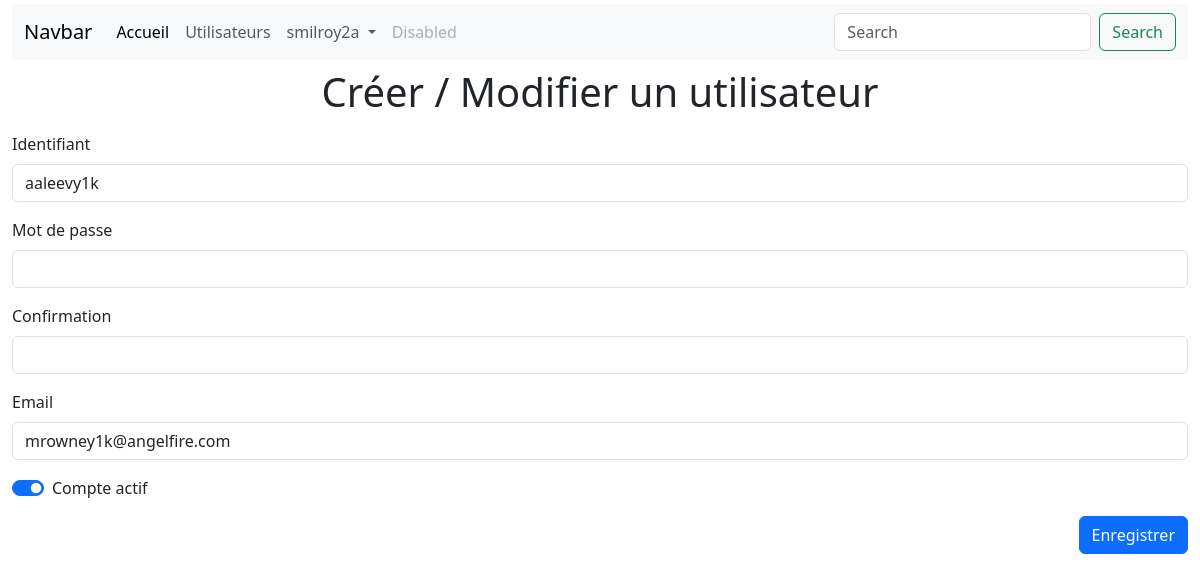
Screenshot of /index.php?component=user&id=57 (signed in) with the database file from the repository.
### tables this page shows
CREATE TABLE `users` (
  `id` int(11) NOT NULL,
  `username` text NOT NULL,
  `password` text NOT NULL,
  `email` text NOT NULL,
  `enabled` tinyint(1) NOT NULL
);

### controller/user.php (called while the page is built, shortened)
<?php
require "model/user.php";
    $action = 'create';
    if (!empty($_GET['id'])) {
        $action = 'edit';
       $user = getUser($_GET['id']);
    }
require "view/user.php";

### model/user.php (called while the page is built, shortened)
<?php
function getUser(int $id): array | string
{
    try {
        $pdo = new PDO("mysql:host=localhost;dbname=coda_school;charset=utf8", 'root', '0000');
        $pdo->setAttribute(PDO::ATTR_ERRMODE, PDO::ERRMODE_EXCEPTION);
    } catch (PDOException $e) {
        die("Erreur de connexion : " . $e->getMessage());
    }
    $pdo->setAttribute(PDO::ATTR_ERRMODE, PDO::ERRMODE_EXCEPTION);
    $query="SELECT *  FROM users WHERE id = :id";
    $prep = $pdo->prepare($query);
    $prep->bindValue(':id', $id, PDO::PARAM_INT);
    try
    {
        $prep->execute();
    }
    catch (PDOException $e)
    {
        return " erreur : ".$e->getCode() .' :</b> '. $e->getMessage();
    }
    $res = $prep->fetch();
    return $res;
}

### view/user.php (the view, shortened to what this page needs)
<div class="row">
    <div class="col">
        <div class="h1 pt-2 pb-2 text-center">Créer / Modifier un utilisateur</div>
        <form action="" method="post">
            <div class="mb-3">
                <label for="username" class="form-label">Identifiant</label>
                <input type="text" class="form-control" id="username" name="username" value="<?php  echo $user['username'] ?? ''; ?>" required>
            </div>
            <div class="mb-3">
                <label for="pass" class="form-label">Mot de passe</label>
                <input type="password" class="form-control" id="pass" name="pass" <?php  echo ('create' === $action) ? 'required' : ''; ?>>
            </div>
            <div class="mb-3">
                <label for="confirmation" class="form-label">Confirmation</label>
                <input type="password" class="form-control" id="confirmation" name="confirmation" <?php  echo ('create' === $action) ? 'required' : ''; ?> >
            </div>
            <div class="mb-3">
                <label for="email" class="form-label">Email</label>
                <input type="email" class="form-control" id="email" name="email" value="<?php  echo $user['email'] ?? ''; ?>" required>
            </div>
            <div class="mb-3">
                <div class="form-check form-switch">
                    <input
                            class="form-check-input"
                            type="checkbox"
                            role="switch"
                            id="enabled"
                            name="enabled"
                            <?php  echo (!empty($user['enabled'])) ? 'checked' : null ; ?>
                    >
                    <label class="form-check-label" for="flexSwitchCheckChecked">Compte actif</label>
                </div>
            </div>
            <div class="mb-3 d-flex justify-content-end">
                <button type="submit" class="btn btn-primary" name="<?php echo $action; ?>_button">Enregistrer</button>
            </div>
        </form>
    </div>
</div>

### rows the page displays
users: username "aaleevy1k", email "mrowney1k@angelfire.com", enabled "☑"

### other values shown
$_SESSION['username'] "smilroy2a"
